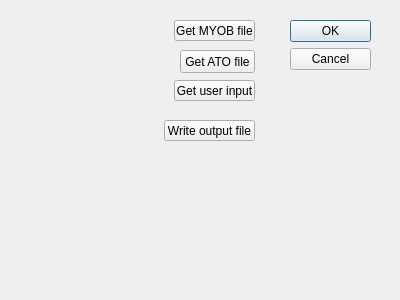
<?xml version="1.0" encoding="UTF-8"?>
<ui version="4.0">
 <class>MYOBtoATOMainDialog</class>
 <widget class="QDialog" name="MYOBtoATOMainDialog">
  <property name="geometry">
   <rect>
    <x>0</x>
    <y>0</y>
    <width>400</width>
    <height>300</height>
   </rect>
  </property>
  <property name="windowTitle">
   <string>Dialog</string>
  </property>
  <widget class="QDialogButtonBox" name="buttonBox">
   <property name="geometry">
    <rect>
     <x>290</x>
     <y>20</y>
     <width>81</width>
     <height>241</height>
    </rect>
   </property>
   <property name="orientation">
    <enum>Qt::Vertical</enum>
   </property>
   <property name="standardButtons">
    <set>QDialogButtonBox::Cancel|QDialogButtonBox::Ok</set>
   </property>
  </widget>
  <widget class="QPushButton" name="getMyobFileButton">
   <property name="geometry">
    <rect>
     <x>174</x>
     <y>20</y>
     <width>81</width>
     <height>21</height>
    </rect>
   </property>
   <property name="text">
    <string>Get MYOB file</string>
   </property>
  </widget>
  <widget class="QPushButton" name="getAtoFileButton">
   <property name="geometry">
    <rect>
     <x>180</x>
     <y>50</y>
     <width>75</width>
     <height>23</height>
    </rect>
   </property>
   <property name="text">
    <string>Get ATO file</string>
   </property>
  </widget>
  <widget class="QPushButton" name="getUserInputButton">
   <property name="geometry">
    <rect>
     <x>174</x>
     <y>80</y>
     <width>81</width>
     <height>21</height>
    </rect>
   </property>
   <property name="text">
    <string>Get user input</string>
   </property>
  </widget>
  <widget class="QPushButton" name="writeOutputFileButton">
   <property name="geometry">
    <rect>
     <x>164</x>
     <y>120</y>
     <width>91</width>
     <height>21</height>
    </rect>
   </property>
   <property name="text">
    <string>Write output file</string>
   </property>
  </widget>
 </widget>
 <resources/>
 <connections>
  <connection>
   <sender>buttonBox</sender>
   <signal>accepted()</signal>
   <receiver>MYOBtoATOMainDialog</receiver>
   <slot>accept()</slot>
   <hints>
    <hint type="sourcelabel">
     <x>248</x>
     <y>254</y>
    </hint>
    <hint type="destinationlabel">
     <x>157</x>
     <y>274</y>
    </hint>
   </hints>
  </connection>
  <connection>
   <sender>buttonBox</sender>
   <signal>rejected()</signal>
   <receiver>MYOBtoATOMainDialog</receiver>
   <slot>reject()</slot>
   <hints>
    <hint type="sourcelabel">
     <x>316</x>
     <y>260</y>
    </hint>
    <hint type="destinationlabel">
     <x>286</x>
     <y>274</y>
    </hint>
   </hints>
  </connection>
 </connections>
</ui>
